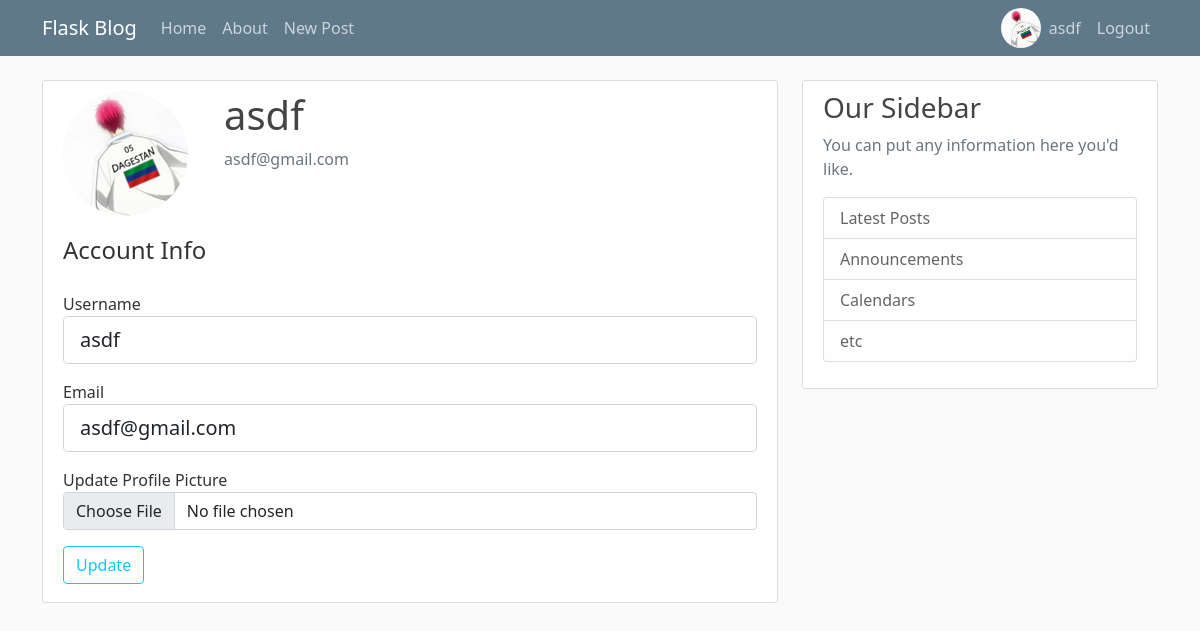
The app's page /account (signed in) with its own data.
### flaskblog/models.py (models this page shows, shortened)
class User(db.Model, UserMixin):
    id = db.Column(db.Integer, primary_key=True)
    username = db.Column(db.String(20), unique=True, nullable=False)
    email = db.Column(db.String(120), unique=True, nullable=False)
    image_file = db.Column(db.String(20), nullable=False, default='default.png')
    password = db.Column(db.String(60),  nullable=False)
    posts = db.relationship('Post', backref='author', lazy=True)

### flaskblog/users/routes.py (the view)
@users.route("/account", methods=['GET', 'POST'])
@login_required
def account():
    form = UpdateAccountForm()
    if form.validate_on_submit():
        if form.picture.data:
            if not current_user.image_file.startswith('default'):   # if users avatar isn't the default image
                delete_picture()    # delete user's previous profile picture
            picture_file = save_picture(form.picture.data)  # save new profile picture in storage
            current_user.image_file = picture_file          # save new profile picture in database
        current_user.username = form.username.data
        current_user.email = form.email.data
        db.session.commit()     # commit changes
        flash('Your account has been updated!', 'success')
        return redirect(url_for('users.account'))
    elif request.method == 'GET':
        form.username.data = current_user.username
        form.email.data = current_user.email
    image_file = url_for('static', filename='profile_pics/' + current_user.image_file)  # relative path to user's PP
    return render_template('account.html', title='Account', user=current_user, image_file=image_file, form=form)

### flaskblog/users/forms.py (shortened to what this page needs)
class UpdateAccountForm(FlaskForm):
    username = StringField('Username', validators=[DataRequired(), Length(min=2, max=20)])
    email = StringField('Email', validators=[DataRequired(), Email()])
    picture = FileField('Update Profile Picture',
                        validators=[FileAllowed(['jpg', 'jpeg', 'png', 'webm', 'bmp', 'svg', 'webp'])])
    submit = SubmitField('Update')

### flaskblog/models.py (called while the page is built)
@login_manager.user_loader
def load_user(user_id):
    query = db.select(User).where(User.id == int(user_id))  # user_id should be an integer so int() here to be sure
    return db.session.execute(query).scalar()               # using scalar() to get only one element

### flaskblog/templates/account.html (shortened to what this page needs)
{% extends "layout.html" %}
{% block content %}
    <div class="content-section">
      <div class="d-flex">
          <div class="flex-shrink-0">
              <img class="rounded-circle account-img" src="{{ image_file }}" alt="profile-picture">
          </div>
        <div class="flex-grow-1 ms-3">
          <h2 class="account-heading">{{ current_user.username }}</h2>
          <p class="text-secondary">{{ current_user.email }}</p>
        </div>
      </div>
          <form method="POST" action="" enctype="multipart/form-data">
            <fieldset class="form-group">
                <legend class="border-bootom mb-4">Account Info</legend>
                <div class="form-group">
                    {{ form.username.label(class="form-control-label") }}
                    {% if form.username.errors %}
                        {{ form.username(class="form-control form-control-lg is-invalid") }}
                        <div class="invalid-feedback mb-2">
                            {% for error in form.username.errors %}
                                <span>{{ error }}</span>
                            {% endfor %}
                        </div>
                    {% else %}
                        {{ form.username(class="form-control form-control-lg mb-3") }}
                    {% endif %}
                </div>
                <div class="form-group">
                    {{ form.email.label(class="form-control-label") }}
                    {% if form.email.errors %}
                        {{ form.email(class="form-control form-control-lg is-invalid") }}
                        <div class="invalid-feedback mb-2">
                            {% for error in form.email.errors %}
                                <span>{{ error }}</span>
                            {% endfor %}
                        </div>
                    {% else %}
                        {{ form.email(class="form-control form-control-lg mb-3") }}
                    {% endif %}
                </div>
                <div class="form-group">
                    {{ form.picture.label() }}
                    {{ form.picture(class='form-control mb-3') }}
                </div>
            </fieldset>
            <div class="form-group">
                {{ form.submit(class="btn btn-outline-info mb-2 ") }}
            </div>
          </form>
    </div>
{% endblock content %}

### flaskblog/templates/layout.html (shortened to what this page needs)
<!DOCTYPE html>
<html lang="en">
<head>
    <link href="https://cdn.jsdelivr.net/npm/bootstrap@5.0.2/dist/css/bootstrap.min.css" rel="stylesheet">
    <link rel="stylesheet" type="text/css" href="{{ url_for('static', filename='main.css') }}">
</head>
<body>
    <header class="site-header">
      <nav class="navbar navbar-expand-md navbar-dark bg-steel fixed-top">
        <div class="container">
          <a class="navbar-brand mr-4" href="{{ url_for('main.home') }}">Flask Blog</a>
          <div class="collapse navbar-collapse" id="navbarToggle">
            <div class="navbar-nav mr-auto">
              <a class="nav-item nav-link" href="{{ url_for('main.home') }}">Home</a>
              <a class="nav-item nav-link" href="{{ url_for('main.about') }}">About</a>
              {% if current_user.is_authenticated %}
                  <a class="nav-item nav-link" href="{{ url_for('posts.new_post') }}">New Post</a>
              {% endif %}
            </div>
            <div class="navbar-nav ms-auto">
                {% if current_user.is_authenticated %}
                    <a href="{{ url_for('users.account') }}"><img class="rounded-circle account-img-header" src="{{ url_for('static', filename='profile_pics/' + current_user.image_file)}}" alt="profile-picture"></a>
                    <a class="nav-item nav-link" href="{{ url_for('users.account') }}">{{ current_user.username }}</a>
                    <a class="nav-item nav-link" href="{{ url_for('users.logout') }}">Logout</a>
                {% else %}
                    <a class="nav-item nav-link" href="{{ url_for('users.login') }}">Login</a>
                    <a class="nav-item nav-link" href="{{ url_for('users.register') }}">Register</a>
                {% endif %}
            </div>
          </div>
        </div>
      </nav>
    </header>
    <main role="main" class="container">
        <div class="row">
          <div class="col-md-8">
            {% block content %}{% endblock %}
          </div>
          <div class="col-md-4">
            <div class="content-section">
              <h3>Our Sidebar</h3>
              <p class='text-muted'>You can put any information here you'd like.
                <ul class="list-group">
                  <li class="list-group-item list-group-item-light">Latest Posts</li>
                  <li class="list-group-item list-group-item-light">Announcements</li>
                  <li class="list-group-item list-group-item-light">Calendars</li>
                  <li class="list-group-item list-group-item-light">etc</li>
                </ul>
              </p>
            </div>
          </div>
        </div>
    </main>
</body>
</html>

### flaskblog/static/main.css (style rules this page uses)
body { background: #fafafa; color: #333333; margin-top: 5rem; }
h1, h2, h3, h4, h5, h6 { color: #444444; }
.bg-steel { background-color: #5f788a; }
.site-header .navbar-nav .nav-link { color: #cbd5db; }
.content-section { background: #ffffff; padding: 10px 20px; border: 1px solid #dddddd; border-radius: 3px; margin-bottom: 20px; }
.account-img { height: 125px; width: 125px; margin-right: 20px; margin-bottom: 16px; }
.account-img-header { height: 40px; width: 40px; }
.account-heading { font-size: 2.5rem; }

### records on screen
User: image_file (picture), username "asdf", email "asdf@gmail.com"
